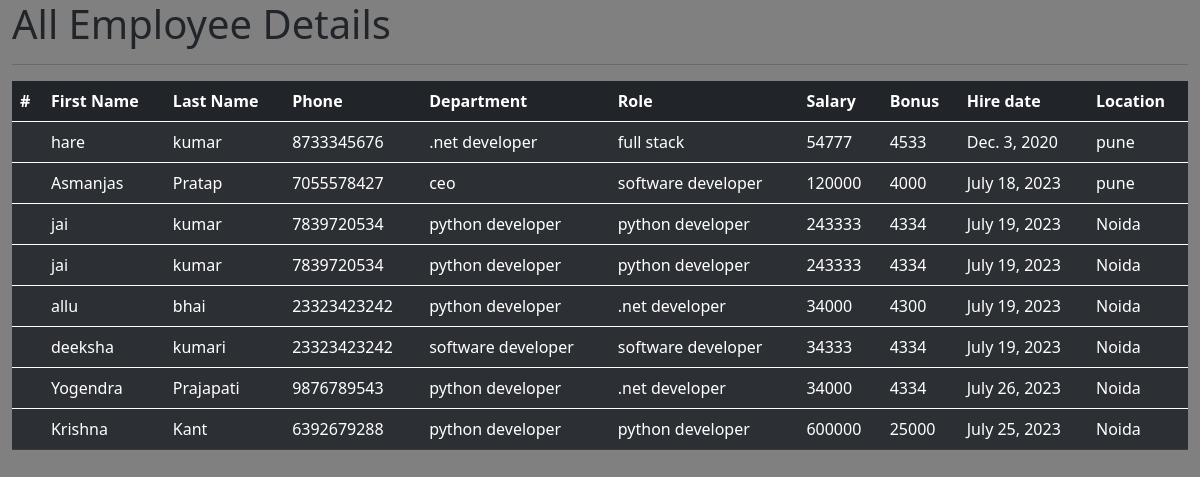
The app's page /all_emp with its own data.
### emp_app/models.py (models this page shows, shortened)
class employee(models.Model):
    first_name = models.CharField(max_length=100, null = False)
    last_name = models.CharField(max_length=100,)
    department = models.ForeignKey(Dept,on_delete=models.CASCADE)
    salary = models.IntegerField(default=0)
    bonus = models.IntegerField(default=0)
    role = models.ForeignKey(Role, on_delete=models.CASCADE)
    phone = models.IntegerField(default=0)
    hire_date =models.DateField()
    def __str__(self):
        return "%s %s %s" %(self.first_name,self.role,self.phone)

class Dept(models.Model):
    name=models.CharField(max_length=100, null=False)
    location=models.CharField(max_length=100)

class Role(models.Model):
    name=models.CharField(max_length=100, null=False)
    def __str__(self):
        return self.name

### emp_app/views.py (the view)
# urls.py: path('all_emp', views.all_emp, name='all emp'),
def all_emp(request):
    emps = employee.objects.all()
    context = {
        'emps': emps
    }
    print(context)
    return render(request, 'all_emp.html', context)

### emp_app/templates/all_emp.html (shortened to what this page needs)
<!doctype html>
<html lang="en">
  <head>
    <link href="https://cdn.jsdelivr.net/npm/bootstrap@5.0.2/dist/css/bootstrap.min.css" rel="stylesheet">
  </head>
  <body style="background-color: grey">
  <div class="container-fluid">
   <h1>All Employee Details </h1>
      <hr>
     <table class="table table-dark table-striped">
  <thead>
    <tr>
      <th scope="col">#</th>
      <th scope="col">First Name</th>
      <th scope="col">Last Name</th>
      <th scope="col">Phone</th>
      <th scope="col">Department</th>
      <th scope="col">Role</th>
      <th scope="col">Salary</th>
      <th scope="col">Bonus</th>
      <th scope="col">Hire date</th>
      <th scope="col">Location</th>
    </tr>
  </thead>
         {% for emp in emps %}
  <tbody>
    <tr>
      <th scope="row">{{epm.id}}</th>
      <td>{{emp.first_name}}</td>
      <td>{{emp.last_name}}</td>
      <td>{{emp.phone}}</td>
      <td>{{emp.department.name}}</td>
      <td>{{emp.role.name}}</td>
      <td>{{emp.salary}}</td>
      <td>{{emp.bonus}}</td>
      <td>{{emp.hire_date}}</td>
      <td>{{emp.department.location}}</td>
    </tr>
  </tbody>
       {% endfor %}
</table>
</div>
  </body>
</html>

### records on screen
employee: first_name "hare", last_name "kumar", phone "8733345676", department.name ".net developer", role.name "full stack", salary "54777", bonus "4533", hire_date "Dec. 3, 2020", department.location "pune"
employee: first_name "Asmanjas", last_name "Pratap", phone "7055578427", department.name "ceo", role.name "software developer", salary "120000", bonus "4000", hire_date "July 18, 2023", department.location "pune"
employee: first_name "jai", last_name "kumar", phone "7839720534", department.name "python developer", role.name "python developer", salary "243333", bonus "4334", hire_date "July 19, 2023", department.location "Noida"
employee: first_name "jai", last_name "kumar", phone "7839720534", department.name "python developer", role.name "python developer", salary "243333", bonus "4334", hire_date "July 19, 2023", department.location "Noida"
employee: first_name "allu", last_name "bhai", phone "23323423242", department.name "python developer", role.name ".net developer", salary "34000", bonus "4300", hire_date "July 19, 2023", department.location "Noida"
employee: first_name "deeksha", last_name "kumari", phone "23323423242", department.name "software developer", role.name "software developer", salary "34333", bonus "4334", hire_date "July 19, 2023", department.location "Noida"
employee: first_name "Yogendra", last_name "Prajapati", phone "9876789543", department.name "python developer", role.name ".net developer", salary "34000", bonus "4334", hire_date "July 26, 2023", department.location "Noida"
employee: first_name "Krishna", last_name "Kant", phone "6392679288", department.name "python developer", role.name "python developer", salary "600000", bonus "25000", hire_date "July 25, 2023", department.location "Noida"
